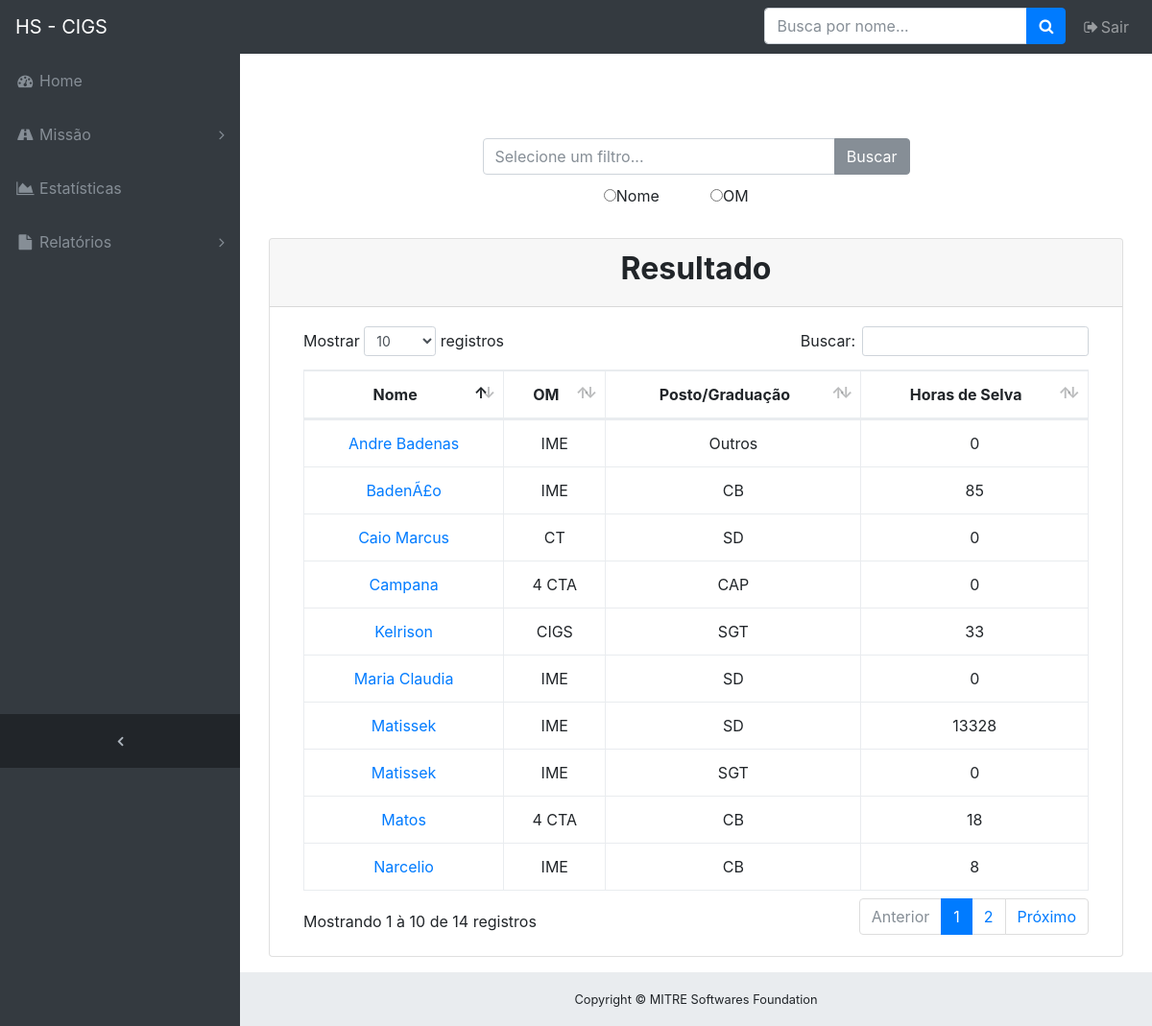
/resultado.php (signed in), run on the app's committed database.
### tables this page shows
CREATE TABLE `Usuario` (
  `id` int(11) NOT NULL AUTO_INCREMENT,
  `nome` varchar(255) DEFAULT NULL,
  `Cod_PG` int(11) DEFAULT NULL,
  `OM` varchar(255) DEFAULT NULL,
  `Biometria` blob,
  PRIMARY KEY (`id`)
);

CREATE TABLE `Posto_Graduacao` (
  `id` int(11) NOT NULL AUTO_INCREMENT,
  `PG` varchar(255) DEFAULT NULL,
  PRIMARY KEY (`id`)
);

### functions.php (called while the page is built, shortened)
<?php
    function Calculadora_Horas_da_Selva($id_usuario) {
        $link = mysqli_connect("localhost", "root", "root", "Biometria_CIGS");
        $sql = "select id_tipo, data from Evento where id_usuario = '$id_usuario';";
        $result = mysqli_query($link, $sql);
        $horas_selva = 0;
        $Array_da_Selva = array();
        $contador = 0;
        while ($row = mysqli_fetch_assoc($result)) {
            $Array_da_Selva[$contador] = $row['data'];
            $contador = $contador + 1;
        }
        $sql_timestampdiff = "select timestampdiff(second, '";
        $tamanho_Array_da_Selva = count($Array_da_Selva);
        for ($x = 0; $x < $tamanho_Array_da_Selva - 1; $x = $x + 2) {
            $sql_Onca = $sql_timestampdiff . $Array_da_Selva[$x] . "', '" . $Array_da_Selva[$x + 1] . "') as diff;";
            $result = mysqli_query($link, $sql_Onca);
            $row = mysqli_fetch_assoc($result);
            $horas_selva = $horas_selva + $row['diff'];
        }
        return $horas_selva;
    }
?>

### resultado.php (the view, shortened to what this page needs)
<!DOCTYPE html>
<html lang="en">
<head>
  <link href="vendor/bootstrap/css/bootstrap.min.css" rel="stylesheet">
  <link href="vendor/font-awesome/css/font-awesome.min.css" rel="stylesheet" type="text/css">
  <link href="vendor/datatables/dataTables.bootstrap4.css" rel="stylesheet">
  <link href="css/sb-admin.css" rel="stylesheet">
</head>
<body class="fixed-nav sticky-footer bg-dark" id="page-top">
  <nav class="navbar navbar-expand-lg navbar-dark bg-dark fixed-top" id="mainNav">
    <a class="navbar-brand" href="index.php">HS - CIGS</a>
    <div class="collapse navbar-collapse" id="navbarResponsive">
      <ul class="navbar-nav navbar-sidenav" id="exampleAccordion">
        <li class="nav-item" data-toggle="tooltip" data-placement="right" title="Dashboard">
          <a class="nav-link" href="index.php">
            <i class="fa fa-fw fa-dashboard"></i>
            <span class="nav-link-text">Home</span>
          </a>
        </li>
        <li class="nav-item" data-toggle="tooltip" data-placement="right" title="Missão">
          <a class="nav-link nav-link-collapse collapsed" data-toggle="collapse" href="#collapseMulti" data-parent="#exampleAccordion">
            <i class="fa fa-fw fa-road"></i>
            <span class="nav-link-text">Missão</span>
          </a>
        </li>
        <li class="nav-item" data-toggle="tooltip" data-placement="right" title="Estatísticas">
          <a class="nav-link" href="charts.html">
            <i class="fa fa-fw fa-area-chart"></i>
            <span class="nav-link-text">Estatísticas</span>
          </a>
        </li>
        <li class="nav-item" data-toggle="tooltip" data-placement="right" title="Example Pages">
          <a class="nav-link nav-link-collapse collapsed" data-toggle="collapse" href="#collapseExamplePages" data-parent="#exampleAccordion">
            <i class="fa fa-fw fa-file"></i>
            <span class="nav-link-text">Relatórios</span>
          </a>
        </li>
      </ul>
      <ul class="navbar-nav sidenav-toggler">
        <li class="nav-item">
          <a class="nav-link text-center" id="sidenavToggler">
            <i class="fa fa-fw fa-angle-left"></i>
          </a>
        </li>
      </ul>
      <ul class="navbar-nav ml-auto">
        <li class="nav-item">
          <form class="form-inline my-2 my-lg-0 mr-lg-2" action="<?php echo htmlspecialchars($_SERVER['PHP_SELF']);?>" method="get">
            <div class="input-group">
              <input class="form-control" type="text" name="nome" placeholder="Busca por nome...">
              <span class="input-group-btn">
                <button class="btn btn-primary" name="busca_barra" type="submit">
                  <i class="fa fa-search"></i>
                </button>
              </span>
            </div>
          </form>
        </li>
        <li class="nav-item">
          <a href="sair.php" class="nav-link">
            <i class="fa fa-fw fa-sign-out"></i>Sair</a>
        </li>
      </ul>
    </div>
  </nav>
  <div class="content-wrapper">
    <div class="container-fluid">
    <div class="row">
        <div class="col-lg-6 offset-md-3">
        <form role="form" action="<?php echo htmlspecialchars($_SERVER['PHP_SELF']);?>" method="get">
        <br><br><br>
            <div class="input-group">
                <input type="text" class="form-control" name="campo_busca" placeholder="Selecione um filtro...">
                <span class="input-group-btn">
                    <button class="btn btn-secondary" type="submit">Buscar</button>
                </span>
            </div>
            <div class="input-group offset-md-3" style="padding-top:10px;">
                <div class="col-lg-3">
                <label class="radio-inline">
                    <input type="radio" name="filtro" value="1" <?php if (isset($filtro) && $filtro == "1") echo "checked";?>>Nome
                </label>
                </div>
                <div class="col-lg-3">
                <label class="radio-inline">
                    <input type="radio" name="filtro" value="2" <?php if (isset($filtro) && $filtro == "2") echo "checked";?>>OM
                </label>
                </div>
            </div>
            </form>
        </div>
    </div>
    <br>
    <div class="col-lg-12">
        <?php
            include ('functions.php');
            $link = mysqli_connect("localhost", "root", "root", "Biometria_CIGS");
            mysqli_set_charset($link, "utf8");
            $campo = '';
            $filtro = '';
            if (isset($_GET['busca_barra'])) {
                $campo = $_GET['nome'];
                $filtro = 1;
            } else {
                $campo = $_GET['campo_busca'];
                $filtro = $_GET['filtro'];
            }
            $sql_parcial = "select Usuario.id, nome, OM, PG from (Usuario, Posto_Graduacao) where ";
            if ($filtro == 1) {
                $sql = $sql_parcial . "nome like '%$campo%' and Cod_PG = Posto_Graduacao.id;";
            } else {
                $sql = $sql_parcial . "OM like '%$campo%' and Cod_PG = Posto_Graduacao.id;";
            }
            $result = mysqli_query($link, $sql);
            $table_header = "<thead>
                                <th><center>Nome</center></th>
                                <th><center>OM</center></th>
                                <th><center>Posto/Graduação</center></th>
                                <th><center>Horas de Selva</center></th>
                            </thead>";
            if (mysqli_num_rows($result) > 0) {
                $table = "<div class=\"card mb-3\">
                                <div class=\"card-header\"><center><h2><b>Resultado</b></h2></center></div>
                                <div class=\"card-body\">
                                <div class=\"table-responsive\">
                                <table class=\"table table-bordered\" id=\"dataTable\" width=\"100%\" cellspacing=\"0\">" . $table_header;
                while($row = mysqli_fetch_assoc($result)) {
                    $table = $table . "<tr><td><center><a href=\"aluno.php?id_usuario=" . $row['id'] ."&nome=" . $row['nome'] . "&om=" . $row['OM'] . "&horas_selva=" . Calculadora_Horas_da_Selva($row['id']) . "\">" . $row['nome'] . "</a></center></td><td><center>" . $row['OM'] . "</center></td><td><center>" . $row['PG'] . "</center></td><td><center>" . Calculadora_Horas_da_Selva($row['id']) . "</center></td>";
                }
                $table = $table . "</table></div></div></div>";
                echo $table;
            } else {
                echo "Nenhum resultado a mostrar.";
            }
        ?>
    </div>
    <footer class="sticky-footer">
      <div class="container">
        <div class="text-center">
          <small>Copyright © MITRE Softwares Foundation</small>
        </div>
      </div>
    </footer>
  </div>
</body>
</html>

### css/sb-admin.css (style rules this page uses)
html { position: relative; min-height: 100%; }
body { overflow-x: hidden; }
body.sticky-footer { margin-bottom: 56px; }
body.sticky-footer .content-wrapper { min-height: calc(100vh - 56px - 56px); }
body.fixed-nav { padding-top: 56px; }
.content-wrapper { min-height: calc(100vh - 56px); padding-top: 1rem; }
#mainNav .navbar-collapse { overflow: auto; max-height: 75vh; }
#mainNav .navbar-collapse .navbar-nav .nav-item .nav-link { cursor: pointer; }
#mainNav .navbar-collapse .navbar-sidenav .nav-link-collapse:after { float: right; content: '\f107'; font-family: 'FontAwesome'; }
#mainNav .navbar-collapse .navbar-sidenav .nav-link-collapse.collapsed:after { content: '\f105'; }
#mainNav .navbar-collapse .sidenav-toggler { display: none; }
@media (min-width: 992px) { #mainNav .navbar-brand { width: 250px; } }
@media (min-width: 992px) { #mainNav .navbar-collapse { overflow: visible; max-height: none; } }
@media (min-width: 992px) { #mainNav .navbar-collapse .navbar-sidenav { position: absolute; top: 0; left: 0; overflow-x: hidden; overflow-y: auto; -webkit-flex-direction: column; -ms-flex-direction: column; flex-direction: column; margin-top: 56px; } }
@media (min-width: 992px) { #mainNav .navbar-collapse .navbar-sidenav > .nav-item { width: 250px; padding: 0; } }
@media (min-width: 992px) { #mainNav .navbar-collapse .navbar-sidenav > .nav-item > .nav-link { padding: 1em; } }
#mainNav.fixed-top .sidenav-toggler { display: none; }
@media (min-width: 992px) { #mainNav.fixed-top .navbar-sidenav { height: calc(100vh - 112px); } }
@media (min-width: 992px) { #mainNav.fixed-top .sidenav-toggler { position: absolute; top: 0; left: 0; display: flex; overflow-x: hidden; overflow-y: auto; -webkit-flex-direction: column; -ms-flex-direction: column; flex-direction: column; margin-top: calc(100vh - 56px); } }
@media (min-width: 992px) { #mainNav.fixed-top .sidenav-toggler > .nav-item { width: 250px; padding: 0; } }
@media (min-width: 992px) { #mainNav.fixed-top .sidenav-toggler > .nav-item > .nav-link { padding: 1em; } }
#mainNav.fixed-top.navbar-dark .sidenav-toggler { background-color: #212529; }
#mainNav.fixed-top.navbar-dark .sidenav-toggler a i { color: #adb5bd; }
.content-wrapper { overflow-x: hidden; background: white; }
@media (min-width: 992px) { .content-wrapper { margin-left: 250px; } }
#sidenavToggler i { font-weight: 800; }
#mainNav.navbar-dark .navbar-collapse .navbar-sidenav .nav-link-collapse:after { color: #868e96; }
#mainNav.navbar-dark .navbar-collapse .navbar-sidenav > .nav-item > .nav-link { color: #868e96; }
@media (min-width: 992px) { #mainNav.navbar-dark .navbar-collapse .navbar-sidenav { background: #343a40; } }
footer.sticky-footer { position: absolute; right: 0; bottom: 0; width: 100%; height: 56px; background-color: #e9ecef; line-height: 55px; }
@media (min-width: 992px) { footer.sticky-footer { width: calc(100% - 250px); } }

### data on the page
usuario: nome "Caio Marcus", OM "CT"
posto_graduacao: PG "SD SD SD"
usuario: nome "Andre Badenas", OM "IME"
posto_graduacao: PG "Outros"
usuario: nome "Matissek", OM "IME"
usuario: nome "Narcelio", OM "IME"
posto_graduacao: PG "CB CB CB"
usuario: nome "BadenÃ£o", OM "IME"
usuario: nome "Matos", OM "4 CTA"
usuario: nome "Kelrison", OM "CIGS"
posto_graduacao: PG "SGT SGT"
usuario: nome "Maria Claudia", OM "IME"
usuario: nome "Matissek", OM "IME"
usuario: nome "Campana", OM "4 CTA"
posto_graduacao: PG "CAP"

### other printed values
Calculadora_Horas_da_Selva($row['id']) "0 0 13328 8 85 18 33 0 0 0"
